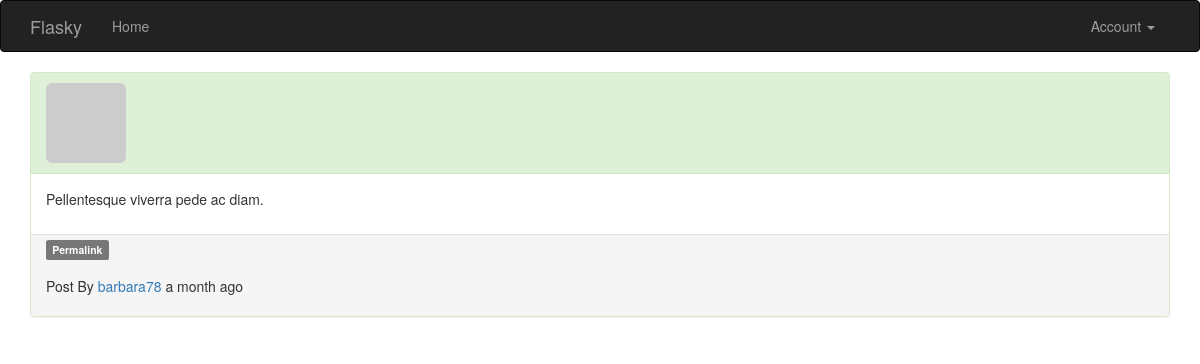
/post/1 (signed in), run on the app's committed database.
### app/models.py (models this page shows, shortened)
class Post(db.Model):
    __tablename__ = 'posts'
    id = db.Column(db.Integer, primary_key=True)
    body = db.Column(db.Text)
    body_html = db.Column(db.Text)
    timestamp = db.Column(db.DateTime, index=True, default=datetime.utcnow())
    author_id = db.Column(db.Integer, db.ForeignKey('users.id'))

class User(UserMixin, db.Model):
    __tablename__ = 'users'
    id = db.Column(db.Integer, primary_key=True)
    email = db.Column(db.String(64), unique=True, index=True)
    username = db.Column(db.String(64), unique=True, index=True)
    role_id = db.Column(db.Integer, db.ForeignKey('roles.id'))
    password_hash = db.Column(db.String(128))
    confirmed = db.Column(db.Boolean, default=False)
    posts = db.relationship('Post', backref='author', lazy='dynamic')
    name = db.Column(db.String(64))
    location = db.Column(db.String(64))
    about_me = db.Column(db.Text())
    member_since = db.Column(db.DateTime(), default=datetime.utcnow)
    last_seen = db.Column(db.DateTime(), default=datetime.utcnow)
    avatar_hash = db.Column(db.String(32))
    @property
    def password(self):
        raise AttributeError('password is not a readable attribute')
    def can(self, perm):
        return self.role is not None and self.role.has_permission(perm)
    def is_administrator(self):
        return self.can(Permission.ADMIN)
    def ping(self):
        self.last_seen = datetime.utcnow()
        db.session.add(self)
        db.session.commit()
    def gravatar_hash(self):
        return hashlib.md5(self.email.lower().encode('utf-8')).hexdigest()
    def gravatar(self, size=100, default='identicon', rating='g'):
        url = 'https://secure.gravatar.com/avatar'
        if self.avatar_hash is None:
            imghash = self.gravatar_hash()
        else:
            imghash = self.avatar_hash
            self.avatar_hash = imghash
            db.session.add(self)
            db.session.commit()
        return '{url}/{hash}?s={size}&d={default}&r={rating}'.format(
            url=url, hash=imghash, size=size, default=default, rating=rating)

### app/main/views.py (the view)
@main.route('/post/<int:id>')
def post(id):
    post = Post.query.get_or_404(id)
    return render_template('post.html', posts=[post])

### app/auth/views.py (called while the page is built)
@auth.before_app_request
def before_request():
    if current_user.is_authenticated:
        current_user.ping()
        if not current_user.confirmed \
                and request.endpoint \
                and request.blueprint != 'auth' \
                and request.endpoint != 'static':
            return redirect(url_for('auth.unconfirmed'))

### app/main/__init__.py (called while the page is built)
@main.app_context_processor
def inject_permissions():  # 能让变量在所有模板中全局可访问
    return dict(Permission=Permission,
                current_time=datetime.utcnow())

### app/models.py (called while the page is built)
@login_manager.user_loader
def load_user(user_id):
    return User.query.get(int(user_id))

    def has_permission(self, perm):
        return self.permissions & perm == perm

### app/templates/post.html (shortened to what this page needs)
{% extends "base.html" %}
{% block page_content %}
{% include '_posts.html' %}
{% endblock %}

### app/templates/_posts.html (shortened to what this page needs)
<div class="posts">
    {% for post in posts %}
    <div class="post">
    <div class="panel panel-success">
        <div class="panel-heading">
            <a href="{{ url_for('.user', username=post.author.username) }}">
                <img class="img-rounded" src="{{ post.author.gravatar(size=50) }}">
            </a>
        </div>
        <div class="panel-body">
            <div class="post-body">
                {% if post.body_html %}
                    {{ post.body_html | safe }}
                {% else %}
                    {{ post.body }}
                {% endif %}
            </div>
        </div>
        <div class="panel-footer">
            <a href="{{ url_for('.post', id=post.id) }}">
                <p class="label label-default">Permalink</p>
            </a>
            <br><br>
            <p>Post By
                <span><a href="{{ url_for('.user', username=post.author.username) }}">{{ post.author.username }}</a></span>
                {{ moment(post.timestamp).fromNow() }}
            </p>
        </div>
    </div>
    </div>
    {% endfor %}
</div>

### data on the page
Post: body_html "Pellentesque viverra pede ac diam.", author.username "barbara78", timestamp "a month ago"
